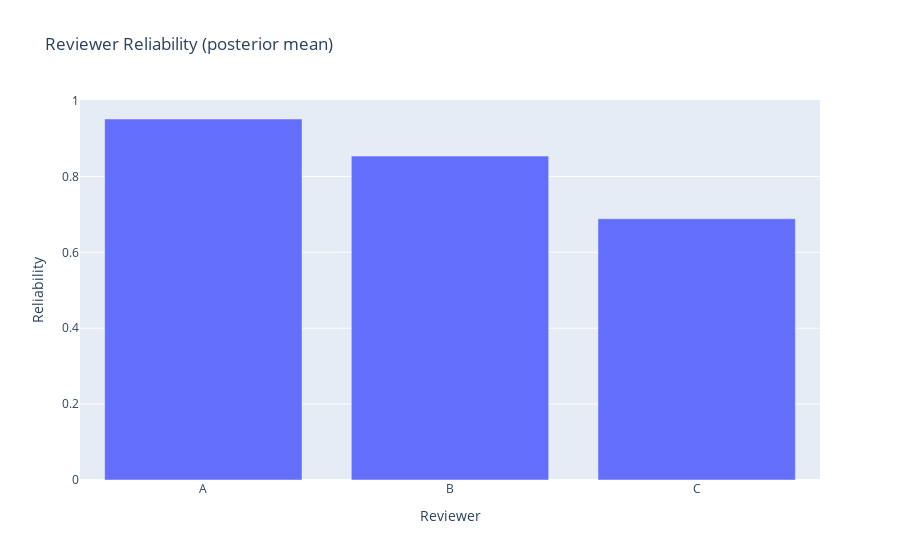

The notebook cell saved with this chart:
### Markdown cell above
# Reviewer Reliability Analysis

**What this section does:** Estimates the trustworthiness of each human reviewer by analyzing their agreement with ground truth labels.

**Process:**
- **Agreement calculation:** For each reviewer, measures how often their review_label matches the true is_correct
- **Reliability scoring:** Converts agreement rates into reliability scores (0-1 scale) using Bayesian estimation
- **Weight assignment:** Uses these reliability scores as sample weights for model training

**Key insights:**
- **Reviewer A:** Highest reliability (0.95) - most trustworthy
- **Reviewer B:** Medium reliability (0.85) - moderately reliable  
- **Reviewer C:** Lower reliability (0.70) - least reliable

**Why this matters:**
- **Quality weighting:** More reliable reviewers have greater influence on model training
- **Noise reduction:** Prevents unreliable reviewers from misleading the calibration process
- **Realistic modeling:** Reflects that human reviewers vary in accuracy and consistency

**Visualization:** The bar chart shows each reviewer's reliability score, helping you identify which reviewers to trust most.

### Code cell
# Reliability (how often reviewer matches ground truth)
g = train.groupby("reviewer_id").apply(
    lambda d: pd.Series({
        "n": len(d),
        "agree": (d["review_label"] == d["is_correct"]).sum()
    })
)
g["alpha"] = 1 + g["agree"]
g["beta"]  = 1 + (g["n"] - g["agree"])
g["mean"]  = g["alpha"] / (g["alpha"] + g["beta"])

weights_map = g["mean"].to_dict()
train["w"] = train["reviewer_id"].map(weights_map).fillna(1.0)

fig = px.bar(g.reset_index(), x="reviewer_id", y="mean",
             title="Reviewer Reliability (posterior mean)",
             labels={"mean": "Reliability", "reviewer_id": "Reviewer"})
fig.show()

### Figure 1 — Plotly figure (JSON) as saved in the notebook; plotly's stock layout.template omitted (floating-point values rounded to 4 significant figures)
{"data": [{"hovertemplate": "Reviewer=%{x}<br>Reliability=%{y}<extra></extra>", "legendgroup": "", "marker": {"color": "#636efa", "pattern": {"shape": ""}}, "name": "", "orientation": "v", "showlegend": false, "textposition": "auto", "type": "bar", "x": ["A", "B", "C"], "xaxis": "x", "y": [0.9513, 0.8536, 0.6884], "yaxis": "y"}], "layout": {"barmode": "relative", "legend": {"tracegroupgap": 0}, "title": {"text": "Reviewer Reliability (posterior mean)"}, "xaxis": {"anchor": "y", "domain": [0, 1], "title": {"text": "Reviewer"}}, "yaxis": {"anchor": "x", "domain": [0, 1], "title": {"text": "Reliability"}}}}
